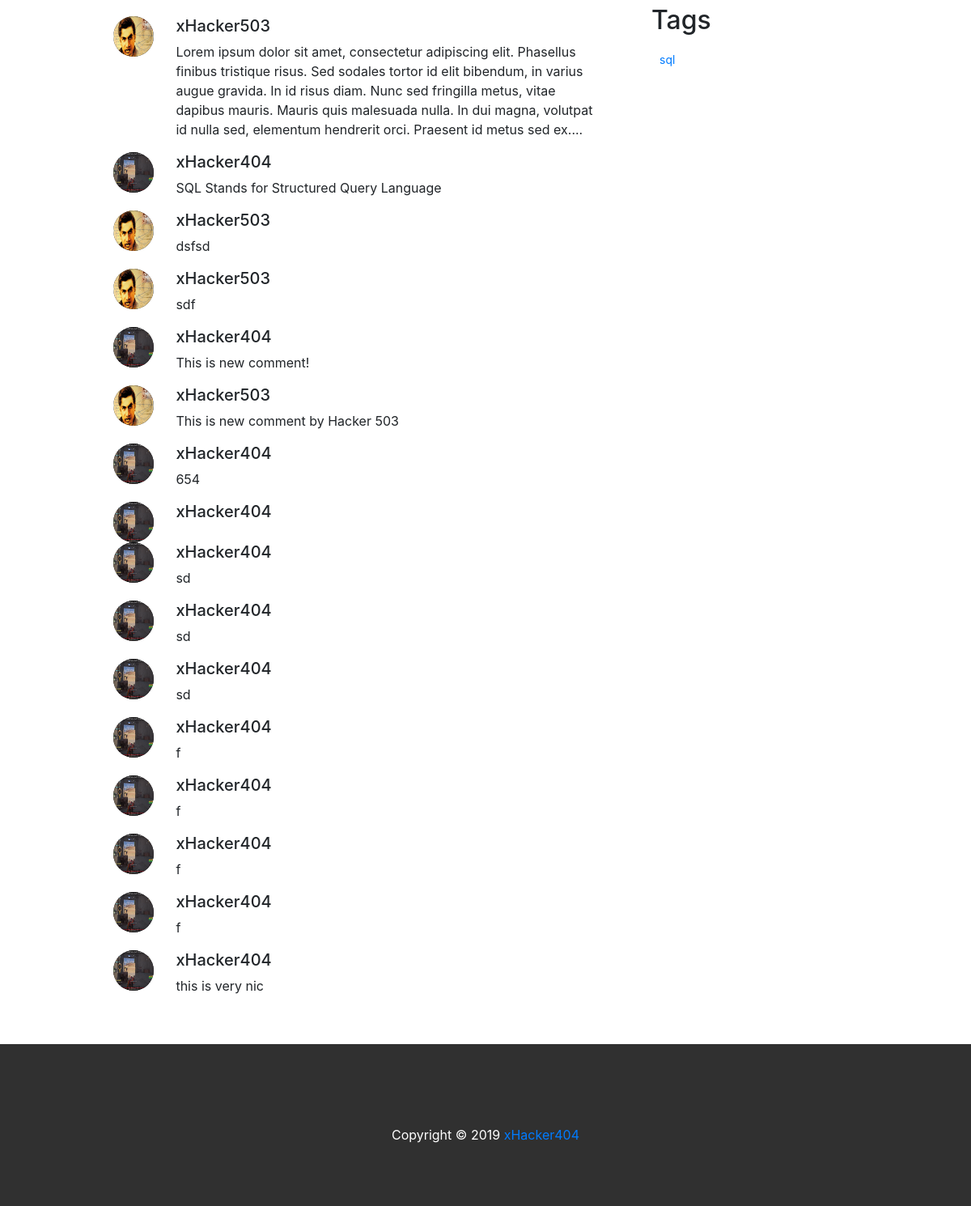
The app's page /blog/posts/1/ (lower part), older data.
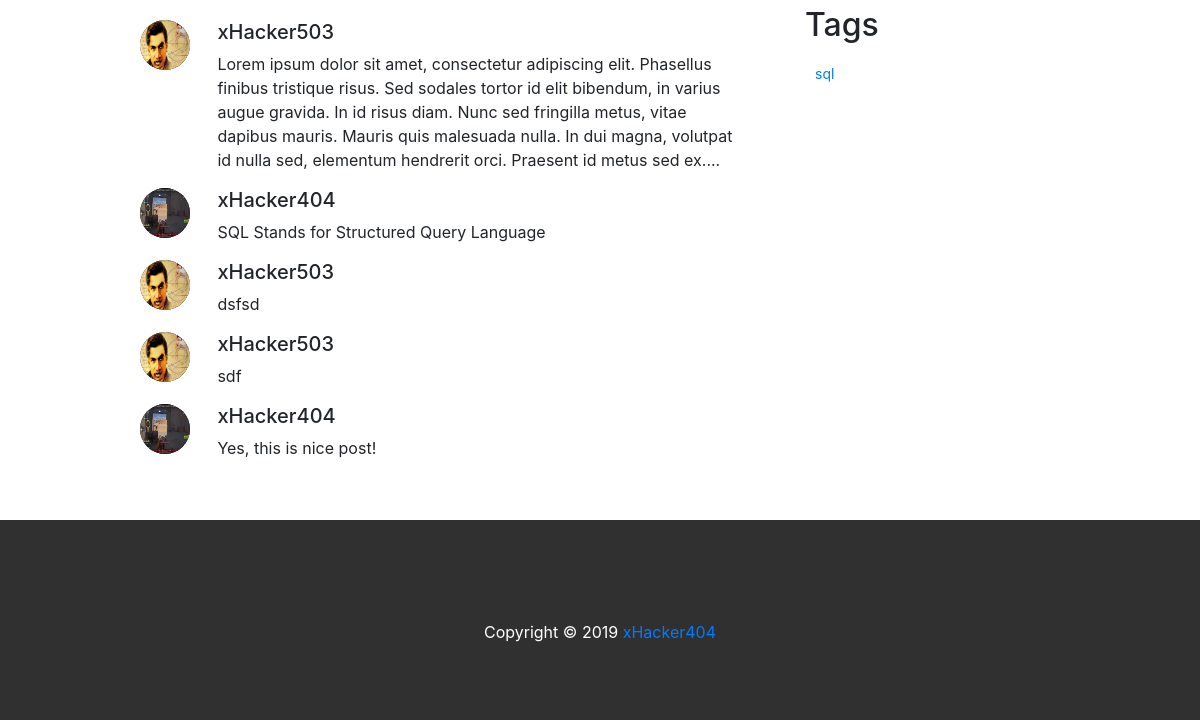
The same page, newer data.
### blog/models.py (models this page shows, shortened)
class Comment(models.Model):
    post = models.ForeignKey(Post,on_delete=models.CASCADE, default=1, related_name='comments')  #have to fix this
    title = models.CharField(max_length=250,blank=True)
    content = models.CharField(max_length=1000, blank=True)
    author = models.ForeignKey(UserProfileInfo,on_delete=models.CASCADE,default=1)
    published_date = models.DateTimeField(default=datetime.now(), blank=True)

class UserProfileInfo(models.Model):
    user = models.OneToOneField(User,on_delete=models.CASCADE)
    portfolio = models.URLField(blank=True)
    profile_pic = models.ImageField(upload_to='profile_pics', blank=True)

class Post(models.Model):
    title = models.CharField(max_length=250,unique=True)
    content = models.CharField(max_length=1000)
    tag = models.CharField(max_length=100,default='sql')
    category = models.CharField(max_length=150, default='uncategoried')
    featured_img = models.ImageField(upload_to='featured_images', blank=True)
    author = models.ForeignKey(User,on_delete=models.CASCADE, default=1)
    published_date = models.DateTimeField(default=datetime.now())

### blog/views.py (the view)
# urls.py: path('posts/<int:pk>/', views.post_details, name='post_details'),
def post_details(request, pk):
    post_list = Post.objects.get(id=pk)
    post_id = post_list.id
    comments = post_list.comments.all()
    my_dict = {'post':post_list, 'comments':comments}
    return render(request, 'blog/single.html', context=my_dict)

### blog/context_processors.py (called while the page is built)
def post_widget(request):
    all_posts = Post.objects.order_by('published_date')
    years = []
    tags = []
    categories = []
    for post in all_posts :
        year = post.published_date.year
        tag = post.tag
        category = post.category
        if year not in years:
            years.append(year)
        if tag not in tags:
            tags.append(tag)
        if category not in categories:
            categories.append(category)
        return {
        'all_posts':all_posts,
        'years':years,
        'tags':tags,
        'categories':categories
        }

### templates/blog/single.html (shortened to what this page needs)
<!DOCTYPE html>
{% extends 'blog/base.html' %}
{% load staticfiles %}
{% block post_block %}
<div class="col-md-7">
    <div class="post">
        {% if post  %}
        <p><b>Categories:</b><a href="/blog/category/{{ post.category }}" />{{ post.category }}</a></p> <br>
        <div class="row comment">
        {% if comments %}
          {% for comment in comments %}
          <div class="col-md-1 commenter"><img src="/media/{{comment.author.profile_pic}}" alt="50x50"></div>
          <div class="col-md-10 comment-body">
              <h2 style="font-size: 20px">{{comment.author.user}}</h2>
              <p>{{comment.content}}</p>
          </div>
          {% endfor %}
        {% else %}
        <p>Sorry No Comment for this post!</p>
        {% endif %}
      </div>
    </div>
    {% else %}
    <p>Post Has been deleted OR 404!!!!</p>
    {% endif %}
</div>
{% endblock %}

### templates/blog/base.html (shortened to what this page needs)
<!DOCTYPE html>
{% load staticfiles %}
<html lang="us">
<head>
    <link href="{% static "css/bootstrap.min.css" %}"rel="stylesheet" type="text/css">
    <link href="{% static "css/jquery-ui.css" %}" rel="stylesheet">
    <link rel="stylesheet" href="https://cdnjs.cloudflare.com/ajax/libs/font-awesome/4.7.0/css/font-awesome.min.css">
    <link href="{% static "css/style.css" %}" rel="stylesheet" type="text/css">
</head>
<body>
    <div class="container">
        <div class="row" style="margin-top:100px ">
            <div class="col-md-1" id="left-sidebar"></div>
            {% block post_block %}
            {% endblock %}
            <div class="col-md-4" id="right-sidebar">
                <div class="widget">
                    <h2>Tags</h2>
                    <ul>
											{% for tag in tags %}
											<li> <a href="/blog/tag/{{ tag }}" />{{ tag }}</a> </li>
											{% endfor %}
                    </ul>
                </div>
            </div>
        </div>
    </div>
    <div class="row">
            <div class="col-md-12">
                <footer>
                    Copyright &copy; 2019 <a href="http://xHacker404.com">xHacker404</a>
                </footer>
            </div>
    </div>
</body>
</html>

### static/css/style.css (style rules this page uses)
.widget { margin-top:22px; }
.widget ul { padding: 10px; display:inline-block; }
.widget ul li { list-style-type:none; display: block; color:blue; font-size:14px; margin-left:0; }
.post:first-child { margin-top:0px; }
.post { margin-top:40px; }
.comment { margin-top: 22px; }
.commenter img { border-radius: 50%; background: black; width: 50px; height: 50px; }
.comment-body { margin-left:22px; }
footer { background:#303030; color:white; text-align: center; padding:100px; height:200px; margin-top:44px; }

Row changes from the older to the newer data that the page shows:
removed Comment: author.profile_pic (picture), author.user "xHacker404", content "This is new comment!"
removed Comment: author.profile_pic (picture), author.user "xHacker503", content "This is new comment by Hacker 503"
removed Comment: author.profile_pic (picture), author.user "xHacker404", content "654"
removed Comment: author.profile_pic (picture), author.user "xHacker404"
removed Comment: author.profile_pic (picture), author.user "xHacker404", content "sd"
removed Comment: author.profile_pic (picture), author.user "xHacker404", content "sd"
removed Comment: author.profile_pic (picture), author.user "xHacker404", content "sd"
removed Comment: author.profile_pic (picture), author.user "xHacker404", content "f"
removed Comment: author.profile_pic (picture), author.user "xHacker404", content "f"
removed Comment: author.profile_pic (picture), author.user "xHacker404", content "f"
removed Comment: author.profile_pic (picture), author.user "xHacker404", content "f"
removed Comment: author.profile_pic (picture), author.user "xHacker404", content "this is very nic"
added Comment: author.profile_pic (picture), author.user "xHacker404", content "Yes, this is nice post!"
